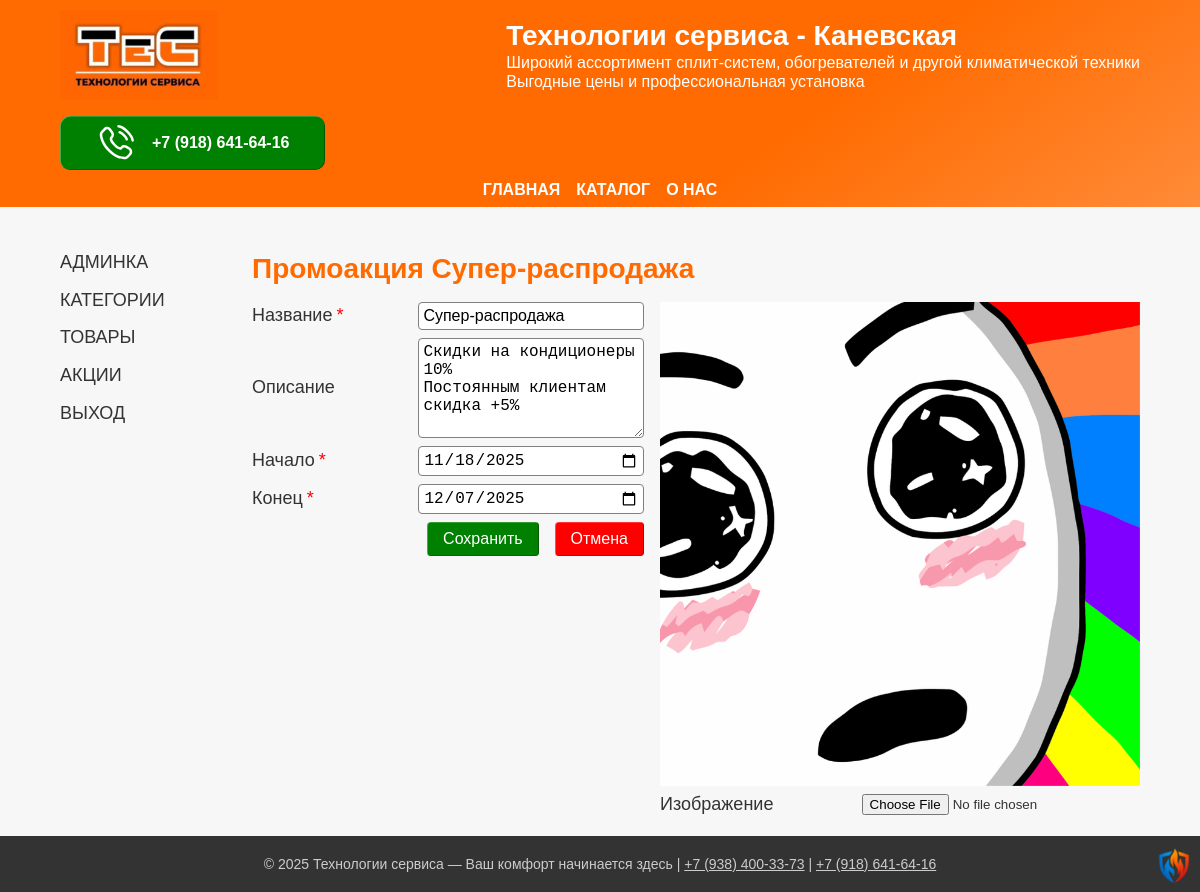
The app's page /dash/promotions/Супер-распродажа with its own data.
### app/models.py (models this page shows, shortened)
class Promotion(db.Model):
    __tablename__ = 'promotions'
    id = db.Column(db.Integer, primary_key=True)
    name = db.Column(db.String(64), nullable=False, unique=True)
    description = db.Column(db.Text, nullable=True)
    start = db.Column(db.DateTime, default=datetime.now, nullable=False)
    end = db.Column(db.DateTime, default=True, nullable=False)
    image_path = db.Column(db.String(255), nullable=True)

### app/urls.py (the view, shortened to what this page needs)
@login_required
@app.route("/dash/promotions/<string:name>", methods=["GET", "POST"])
def promotion(name):
    promo = Promotion.query.filter_by(name=name).first()
    if not promotion:
        return redirect(url_for('promotions'))
    form = PromotionForm(obj=promo)
    return render_template('promotion.html',
                           title=f"Промоакция {name}",
                           form=form)

### app/forms.py
class PromotionForm(FlaskForm):
    id = IntegerField()
    name = StringField('Название', validators=[
        DataRequired(message='Название обязательно'),
        Length(min=3, max=64, message='Максимум 64 символа')
    ])
    description = TextAreaField('Описание', validators=[
        Optional(),
        Length(max=500, message='Максимум 500 символов')
    ])
    start = DateField('Начало', format='%Y-%m-%d', widget=DateInput(), validators=[
        DataRequired(message='Дата начала обязательно'),
        Optional()
    ])
    end = DateField('Конец', format='%Y-%m-%d', widget=DateInput(), validators=[
        DataRequired(message='Дата окончания обязательно'),
        Optional()
    ])
    image_path = StringField('Изображение', validators=[
        Length(max=200, message='Слишком длинное имя файла, Максимум 200 символов')
    ])
    image = FileField('Изображение', validators=[
        FileAllowed(['jpg', 'png', 'jpeg', 'svg'], "Только изображения jpg, png, jpeg, svg!")
    ])
    submit_new = SubmitField('Создать')
    submit_save = SubmitField('Сохранить')
    submit_cancel = SubmitField('Отмена')
    submit_end = SubmitField('Завершить')

### app/templates/promotion.html (shortened to what this page needs)
{% extends "private.html" %}
{% block article %}
<h2>{{title}}</h2>
    <form id="form-promotion" class="form-input" action="" method="post" enctype="multipart/form-data">
        <div class="form-fields-block">
            <div class="form-field">
                <div class="form-field--label">
                    {{ form.name.label(class="field-label") }}
                    <span style="color: red;">*</span>
                </div>
                <div class="form-field--input">{{ form.name(class="field-input") }}</div>
            </div>
            <div class="form-field">
                <div class="form-field--label">{{ form.description.label(class="field-label") }}</div>
                <div class="form-field--input">{{ form.description(class="field-input", rows=5) }}</div>
            </div>
            <div class="form-field">
                <div class="form-field--label">
                    {{ form.start.label(class="field-label") }}
                    <span style="color: red;">*</span>
                </div>
                <div class="form-field--input">{{ form.start(class="date-input") }}</div>
            </div>
            <div class="form-field">
                <div class="form-field--label">
                    {{ form.end.label(class="field-label") }}
                    <span style="color: red;">*</span>
                </div>
                <div class="form-field--input">{{ form.end(class="date-input") }}</div>
            </div>
            <div class="form-submits">
                {{ form.submit_save(class="form-submit submit-green") }}
                {{ form.submit_cancel(class="form-submit submit-red") }}
            </div>
        </div>
        <div class="form-image-block">
            {% if form.image_path.data %}
            <img src="{{ url_for('static', filename='uploads/images/' + form.image_path.data) }}"
                 alt="{{form.image_path.data}}"
                 srcset="{{ url_for('static', filename='uploads/images/' + form.image_path.data) }}">
            {% endif %}
            <div class="form-field">
                {{ form.image_path.label }}
                {{ form.image(class="form-control") }}
            </div>
        </div>
    </form>
{% endblock %}

### app/static/css/style.css (style rules this page uses)
:root { --wrapper-max: 75rem; --wrapper-big: 64rem; --wrapper-middle: 50rem; --wrapper-small: 25rem; --color-green-hover: rgb(58, 206, 0); --color-red-hover: rgb(255, 125, 0); --color-heads-color: #ff6b00; --color-background: #f7f7f7; --color-shadow: #000000A0; --base-transition: 0.2s ease-in-out; }
body { font-family: Geneva, Arial, Helvetica, sans-serif; background-color: var(--color-background); color: #333; display: flex; flex-direction: column; min-height: 100vh; justify-content: space-between; align-content: space-between; container-type: inline-size; container-name: body-size; }
h2 { font-size: 1.75rem; }
h1, h2, h3 { color: #ff6b00; display: block; }
.form-input { display: flex; gap: 1rem; flex-wrap: wrap; }
.form-fields-block, .form-image-block { min-width: 360px; max-width: 30rem; display: flex; flex-direction: column; gap: 0.5rem; flex-grow: 1; }
.form-field, .form-field--checkbox { display: grid; gap: 1rem; grid-template-columns: 2fr 3fr; }
.form-field--label, .form-field--input { display: flex; flex-wrap: wrap; gap: 0.25rem; align-content: center; }
.field-input, .date-input { width: 100%; }
.field-input, .date-input, .chekcbox-input { margin: 0; padding: 0.25rem; font-size: 1rem; border-radius: 0.25em; border: 1px solid grey; }
.form-submit { margin: 0; padding: 0.5rem 1rem; font-size: 1rem; border-radius: 0.25em; border: none; box-shadow: inset -0.75px -0.5px rgba(0, 0, 0, 0.4), inset +0.75px +0.5px rgba(255, 255, 255, 0.4); }
.form-submits { display: flex; flex-wrap: wrap; gap: 1rem; justify-content: end; }
.submit-green { color: white; background-color: green; }
.submit-red { color: white; background-color: red; }

### records on screen
Promotion: name "Супер-распродажа", description "Скидки на кондиционеры 10% Постоянным клиентам скидка +5%", start "11/18/2025", end "12/07/2025", image_path (picture)

### other values on screen
{{ title }} "Промоакция Супер-распродажа"
